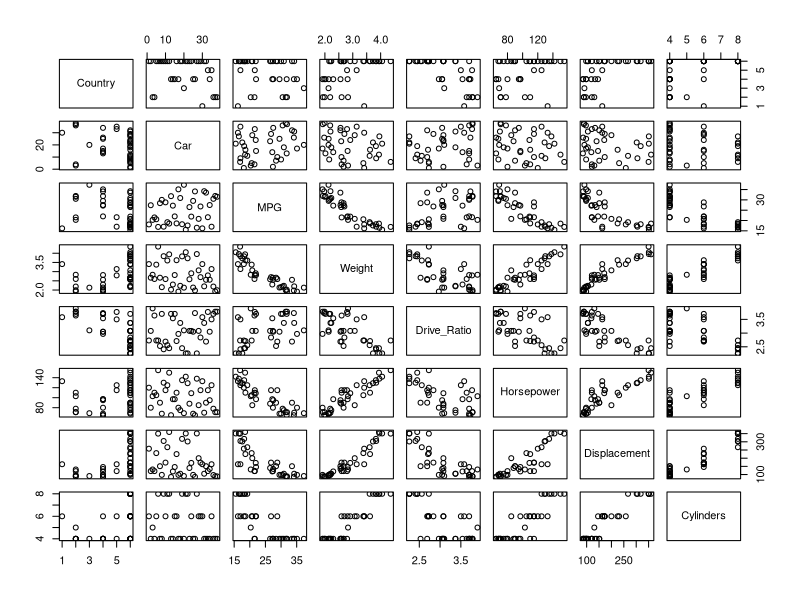
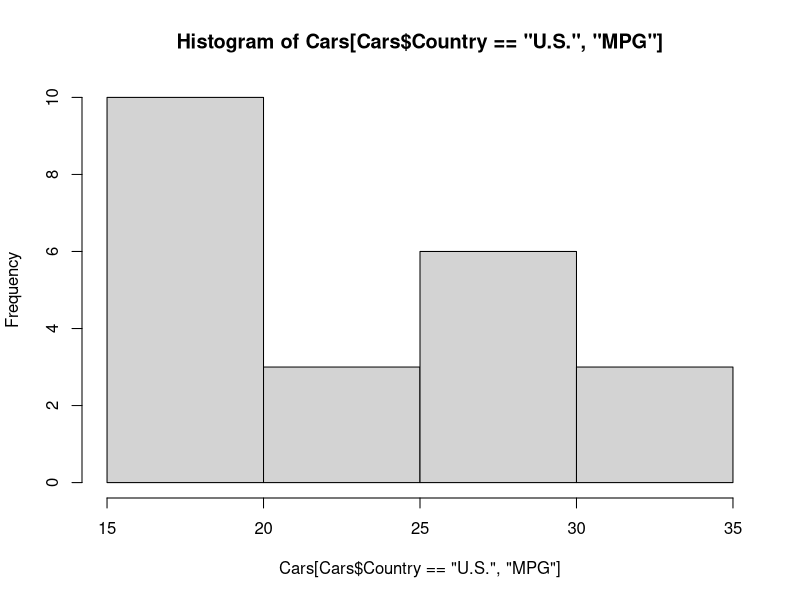
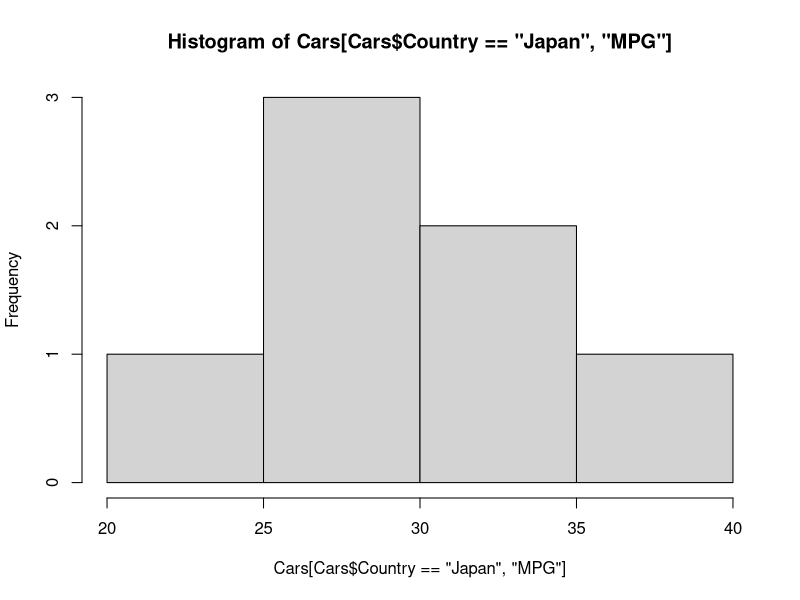

Reproduce these figures in R, in order.
# STAT:5400 Section 2.2 — A First Look at Python
# Code from the lecture notes; no output, no solutions.

## 1.4 Hello 5400!

print(paste("Hello", "5400!"))


## 1.5 Basic operations in R

1 + 1
exp(-2)
sqrt(2 * pi)

2 / 0
3 / 2 * 3


## 1.7 Integers and floats

3 / 2 * 3
3L / 2L * 3L


## 2.1 Reading the data

Cars <- read.delim("data/Cars.dat")
#  <- is assignment operator
str(Cars)


## 2.3 The first rows

# show the first two rows
head(Cars, 2)


## 2.4 Summaries

summary(Cars[, c("Country", "MPG")])


## 2.5 All pairs

plot(Cars)


## 2.6 Data frames

class(Cars)


## 2.7 Vectors

class(1L)
class(1)
class(TRUE)
class("TRUE")

print(!TRUE)
class(complex(1, 1, -1))


## 2.8 Vectors and lists

x = c(5, 4, 0, 0)
x

y = c("Hello", "5400")
y
c(y, "!")

z = list("word" = c("Hello", "5400"), "sign" = "!")
z$"word"
z$"sign"


## 2.9 Matrices and arrays

a <- matrix(1:6, ncol = 3, nrow = 2, byrow = FALSE)
a

b <- c(1, 2, 3)
a %*% b


## 2.10 The library `NumPy`

1:4 * 3


## 3.1 Subsetting a vector

x = 1:5 * 3
x[1:2]

x[seq(1, 5, 2)]
x[c(1, 3)]


## 3.2 Subsetting a matrix

a = matrix(1:8, 2, 4)
a[1, ]
a[, 1]

colMeans(a)
rowMeans(a)


## 4.1 Selecting columns

head(Cars[, c("Country", "MPG", "Weight")])


## 4.2 Selecting rows

US_Cars = Cars[Cars$Country == "U.S.", ]
head(US_Cars[, c("Country", "MPG")], 5)


## 4.3 Counts and summaries

table(Cars$Country)
summary(Cars[Cars$Country == "U.S.", "MPG"])
summary(Cars[Cars$Country == "Japan", "MPG"])


## 4.4 Histograms

hist(Cars[Cars$Country == "U.S.", "MPG"])


## 4.5 The package `Matplotlib`

hist(Cars[Cars$Country == "Japan", "MPG"])


## 4.6 One-sample t-test

t.test(US_Cars[, "MPG"], mu = 20)


## 4.7 Two-sample t-test

JPN_Cars = Cars[Cars$Country == "Japan", ]
t.test(US_Cars[, "MPG"], JPN_Cars[, "MPG"])
